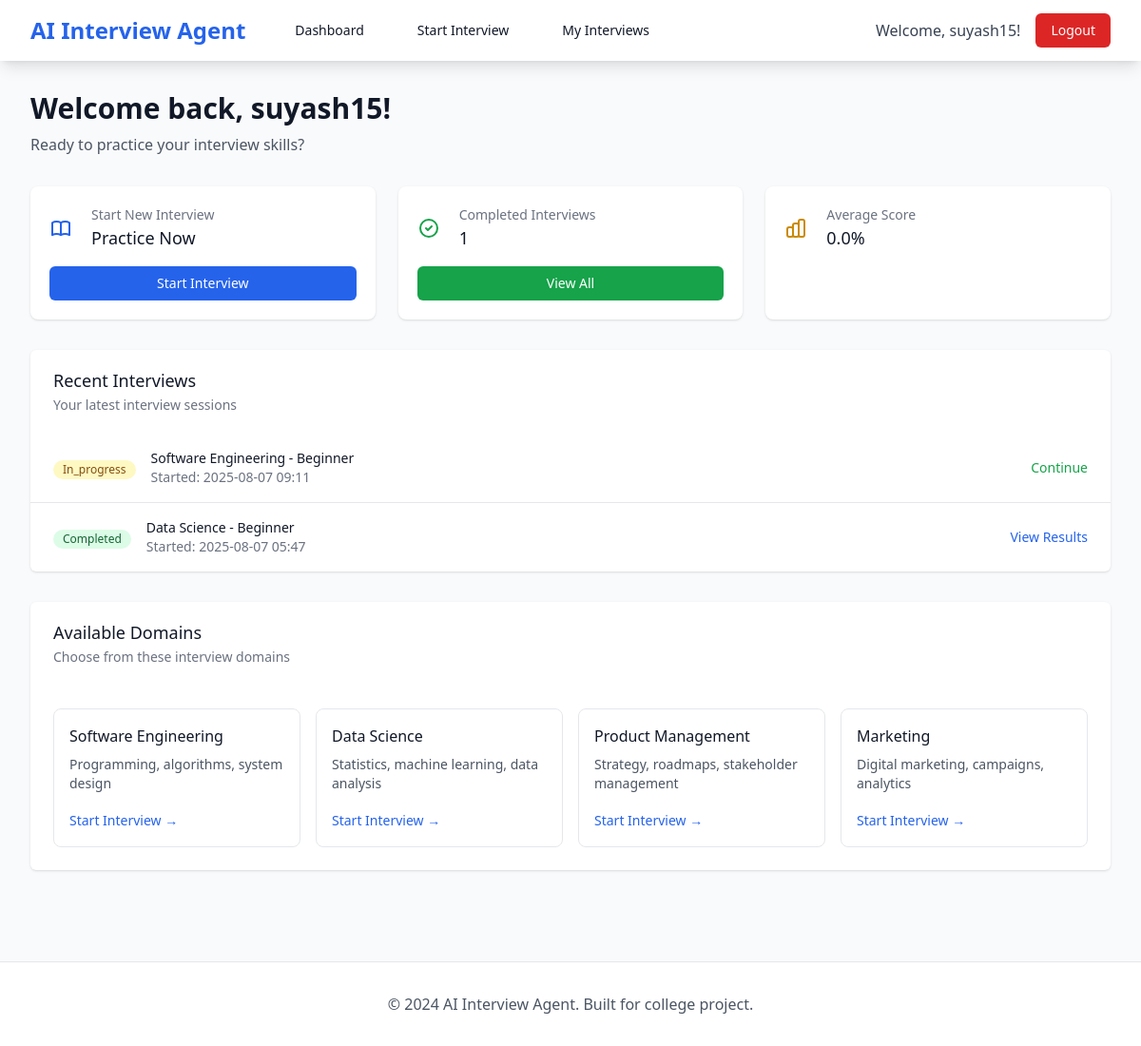
The app's page /dashboard (signed in) with its own data.
### database.py (models this page shows)
class User(UserMixin, db.Model):
    __tablename__ = 'users'
    id = db.Column(db.Integer, primary_key=True)
    email = db.Column(db.String(255), unique=True, nullable=False, index=True)
    username = db.Column(db.String(100), unique=True, nullable=False, index=True)
    password_hash = db.Column(db.String(255), nullable=False)
    full_name = db.Column(db.String(255), nullable=True)
    age = db.Column(db.Integer, nullable=True)
    gender = db.Column(db.String(20), nullable=True)
    is_active = db.Column(db.Boolean, default=True)
    created_at = db.Column(db.DateTime, default=datetime.utcnow)
    updated_at = db.Column(db.DateTime, default=datetime.utcnow, onupdate=datetime.utcnow)
    interviews = db.relationship('Interview', backref='user', lazy=True)

class Interview(db.Model):
    __tablename__ = 'interviews'
    id = db.Column(db.Integer, primary_key=True)
    user_id = db.Column(db.Integer, db.ForeignKey('users.id'), nullable=False)
    domain_id = db.Column(db.Integer, db.ForeignKey('domains.id'), nullable=False)
    difficulty_level = db.Column(db.String(20), nullable=False)
    duration_minutes = db.Column(db.Integer, default=30)
    status = db.Column(db.String(20), default='in_progress')  # in_progress, completed, cancelled
    overall_score = db.Column(db.Integer, nullable=True)  # 0-100
    feedback = db.Column(db.Text, nullable=True)
    started_at = db.Column(db.DateTime, default=datetime.utcnow)
    completed_at = db.Column(db.DateTime, nullable=True)
    answers = db.relationship('Answer', backref='interview', lazy=True)

class Domain(db.Model):
    __tablename__ = 'domains'
    id = db.Column(db.Integer, primary_key=True)
    name = db.Column(db.String(100), unique=True, nullable=False)
    description = db.Column(db.Text, nullable=True)
    created_at = db.Column(db.DateTime, default=datetime.utcnow)
    questions = db.relationship('Question', backref='domain', lazy=True)
    interviews = db.relationship('Interview', backref='domain', lazy=True)

### app.py (the view)
@app.route('/dashboard')
@login_required
def dashboard():
    recent_interviews = Interview.query.filter_by(user_id=current_user.id).order_by(Interview.started_at.desc()).limit(5).all()
    domains = interview_service.get_domains()
    return render_template('dashboard.html',
                         recent_interviews=recent_interviews,
                         domains=domains)

### auth.py (called while the page is built)
@login_manager.user_loader
def load_user(user_id):
    return User.query.get(int(user_id))

### interview.py (called while the page is built)
    def get_domains(self):
        return Domain.query.all()

### templates/dashboard.html (shortened to what this page needs)
{% extends "base.html" %}
{% block content %}
<div class="max-w-7xl mx-auto px-4 sm:px-6 lg:px-8 py-8">
    <div class="mb-8">
        <h1 class="text-3xl font-bold text-gray-900">Welcome back, {{ current_user.username }}!</h1>
        <p class="text-gray-600 mt-2">Ready to practice your interview skills?</p>
    </div>
    <div class="grid grid-cols-1 md:grid-cols-3 gap-6 mb-8">
        <div class="bg-white overflow-hidden shadow rounded-lg">
            <div class="p-5">
                <div class="flex items-center">
                    <div class="flex-shrink-0">
                    </div>
                    <div class="ml-5 w-0 flex-1">
                        <dl>
                            <dt class="text-sm font-medium text-gray-500 truncate">Start New Interview</dt>
                            <dd class="text-lg font-medium text-gray-900">Practice Now</dd>
                        </dl>
                    </div>
                </div>
                <div class="mt-4">
                    <a href="{{ url_for('start_interview') }}" class="bg-blue-600 hover:bg-blue-700 text-white px-4 py-2 rounded-md text-sm font-medium w-full inline-block text-center">
                        Start Interview
                    </a>
                </div>
            </div>
        </div>
        <div class="bg-white overflow-hidden shadow rounded-lg">
            <div class="p-5">
                <div class="flex items-center">
                    <div class="flex-shrink-0">
                        <svg class="h-6 w-6 text-green-600" fill="none" stroke="currentColor" viewBox="0 0 24 24">
                            <path stroke-linecap="round" stroke-linejoin="round" stroke-width="2" d="M9 12l2 2 4-4m6 2a9 9 0 11-18 0 9 9 0 0118 0z"/>
                        </svg>
                    </div>
                    <div class="ml-5 w-0 flex-1">
                        <dl>
                            <dt class="text-sm font-medium text-gray-500 truncate">Completed Interviews</dt>
                            <dd class="text-lg font-medium text-gray-900">{{ recent_interviews|selectattr('status', 'equalto', 'completed')|list|length }}</dd>
                        </dl>
                    </div>
                </div>
                <div class="mt-4">
                    <a href="{{ url_for('my_interviews') }}" class="bg-green-600 hover:bg-green-700 text-white px-4 py-2 rounded-md text-sm font-medium w-full inline-block text-center">
                        View All
                    </a>
                </div>
            </div>
        </div>
        <div class="bg-white overflow-hidden shadow rounded-lg">
            <div class="p-5">
                <div class="flex items-center">
                    <div class="flex-shrink-0">
                    </div>
                    <div class="ml-5 w-0 flex-1">
                        <dl>
                            <dt class="text-sm font-medium text-gray-500 truncate">Average Score</dt>
                            <dd class="text-lg font-medium text-gray-900">
                                {% set completed_interviews = recent_interviews|selectattr('status', 'equalto', 'completed')|list %}
                                {% if completed_interviews %}
                                    {{ "%.1f"|format(completed_interviews|map(attribute='overall_score')|sum / completed_interviews|length) }}%
                                {% else %}
                                    N/A
                                {% endif %}
                            </dd>
                        </dl>
                    </div>
                </div>
            </div>
        </div>
    </div>
    <div class="bg-white shadow overflow-hidden sm:rounded-md mb-8">
        <div class="px-4 py-5 sm:px-6">
            <h3 class="text-lg leading-6 font-medium text-gray-900">Recent Interviews</h3>
            <p class="mt-1 max-w-2xl text-sm text-gray-500">Your latest interview sessions</p>
        </div>
        {% if recent_interviews %}
            <ul class="divide-y divide-gray-200">
                {% for interview in recent_interviews %}
                <li>
                    <div class="px-4 py-4 sm:px-6">
                        <div class="flex items-center justify-between">
                            <div class="flex items-center">
                                <div class="flex-shrink-0">
                                    <span class="inline-flex items-center px-2.5 py-0.5 rounded-full text-xs font-medium
                                        {% if interview.status == 'completed' %}bg-green-100 text-green-800{% elif interview.status == 'in_progress' %}bg-yellow-100 text-yellow-800{% else %}bg-gray-100 text-gray-800{% endif %}">
                                        {{ interview.status|title }}
                                    </span>
                                </div>
                                <div class="ml-4">
                                    <div class="text-sm font-medium text-gray-900">
                                        {{ interview.domain.name }} - {{ interview.difficulty_level|title }}
                                    </div>
                                    <div class="text-sm text-gray-500">
                                        Started: {{ interview.started_at.strftime('%Y-%m-%d %H:%M') }}
                                    </div>
                                </div>
                            </div>
                            <div class="flex items-center space-x-4">
                                {% if interview.status == 'completed' %}
                                    <a href="{{ url_for('results_page', interview_id=interview.id) }}"
                                       class="text-blue-600 hover:text-blue-900 text-sm font-medium">
                                        View Results
                                    </a>
                                {% elif interview.status == 'in_progress' %}
                                    <a href="{{ url_for('interview_page', interview_id=interview.id) }}"
                                       class="text-green-600 hover:text-green-900 text-sm font-medium">
                                        Continue
                                    </a>
                                {% endif %}
                            </div>
                        </div>
                    </div>
                </li>
                {% endfor %}
            </ul>
        {% endif %}
    </div>
    <div class="bg-white shadow overflow-hidden sm:rounded-md">
        <div class="px-4 py-5 sm:px-6">
            <h3 class="text-lg leading-6 font-medium text-gray-900">Available Domains</h3>
            <p class="mt-1 max-w-2xl text-sm text-gray-500">Choose from these interview domains</p>
        </div>
        <div class="grid grid-cols-1 md:grid-cols-2 lg:grid-cols-4 gap-4 p-6">
            {% for domain in domains %}
                <div class="border border-gray-200 rounded-lg p-4 hover:shadow-md transition-shadow">
                    <h4 class="font-medium text-gray-900 mb-2">{{ domain.name }}</h4>
                    <p class="text-sm text-gray-600 mb-4">{{ domain.description }}</p>
                    <a href="{{ url_for('start_interview') }}?domain={{ domain.id }}"
                       class="text-blue-600 hover:text-blue-900 text-sm font-medium">
                        Start Interview →
                    </a>
                </div>
            {% endfor %}
        </div>
    </div>
</div>
{% endblock %}

### templates/base.html (shortened to what this page needs)
<!DOCTYPE html>
<html lang="en">
<head>
    <script src="https://cdn.tailwindcss.com"></script>
    <link rel="stylesheet" href="{{ url_for('static', filename='css/style.css') }}">
</head>
<body class="bg-gray-50 min-h-screen">
    <nav class="bg-white shadow-lg">
        <div class="max-w-7xl mx-auto px-4 sm:px-6 lg:px-8">
            <div class="flex justify-between h-16">
                <div class="flex items-center">
                    <a href="{{ url_for('index') }}" class="flex-shrink-0">
                        <h1 class="text-2xl font-bold text-blue-600">AI Interview Agent</h1>
                    </a>
                    {% if current_user.is_authenticated %}
                    <div class="hidden md:ml-10 md:flex md:space-x-8">
                        <a href="{{ url_for('dashboard') }}" class="text-gray-900 hover:text-blue-600 px-3 py-2 rounded-md text-sm font-medium">
                            Dashboard
                        </a>
                        <a href="{{ url_for('start_interview') }}" class="text-gray-900 hover:text-blue-600 px-3 py-2 rounded-md text-sm font-medium">
                            Start Interview
                        </a>
                        <a href="{{ url_for('my_interviews') }}" class="text-gray-900 hover:text-blue-600 px-3 py-2 rounded-md text-sm font-medium">
                            My Interviews
                        </a>
                    </div>
                    {% endif %}
                </div>
                <div class="flex items-center space-x-4">
                    {% if current_user.is_authenticated %}
                        <span class="text-gray-700">Welcome, {{ current_user.username }}!</span>
                        <a href="{{ url_for('logout') }}" class="bg-red-600 hover:bg-red-700 text-white px-4 py-2 rounded-md text-sm font-medium">
                            Logout
                        </a>
                    {% endif %}
                </div>
            </div>
        </div>
    </nav>
    <main class="flex-1">
        {% block content %}{% endblock %}
    </main>
    <footer class="bg-white border-t mt-16">
        <div class="max-w-7xl mx-auto px-4 sm:px-6 lg:px-8 py-8">
            <p class="text-center text-gray-600">&copy; 2024 AI Interview Agent. Built for college project.</p>
        </div>
    </footer>
</body>
</html>

### records on screen
User: username "suyash15"
Interview: status "In_progress", domain.name "Software Engineering", difficulty_level "Beginner", started_at "2025-08-07 09:11"
Interview: status "Completed", domain.name "Data Science", difficulty_level "Beginner", started_at "2025-08-07 05:47"
Domain: name "Software Engineering", description "Programming, algorithms, system design"
Domain: name "Data Science", description "Statistics, machine learning, data analysis"
Domain: name "Product Management", description "Strategy, roadmaps, stakeholder management"
Domain: name "Marketing", description "Digital marketing, campaigns, analytics"
